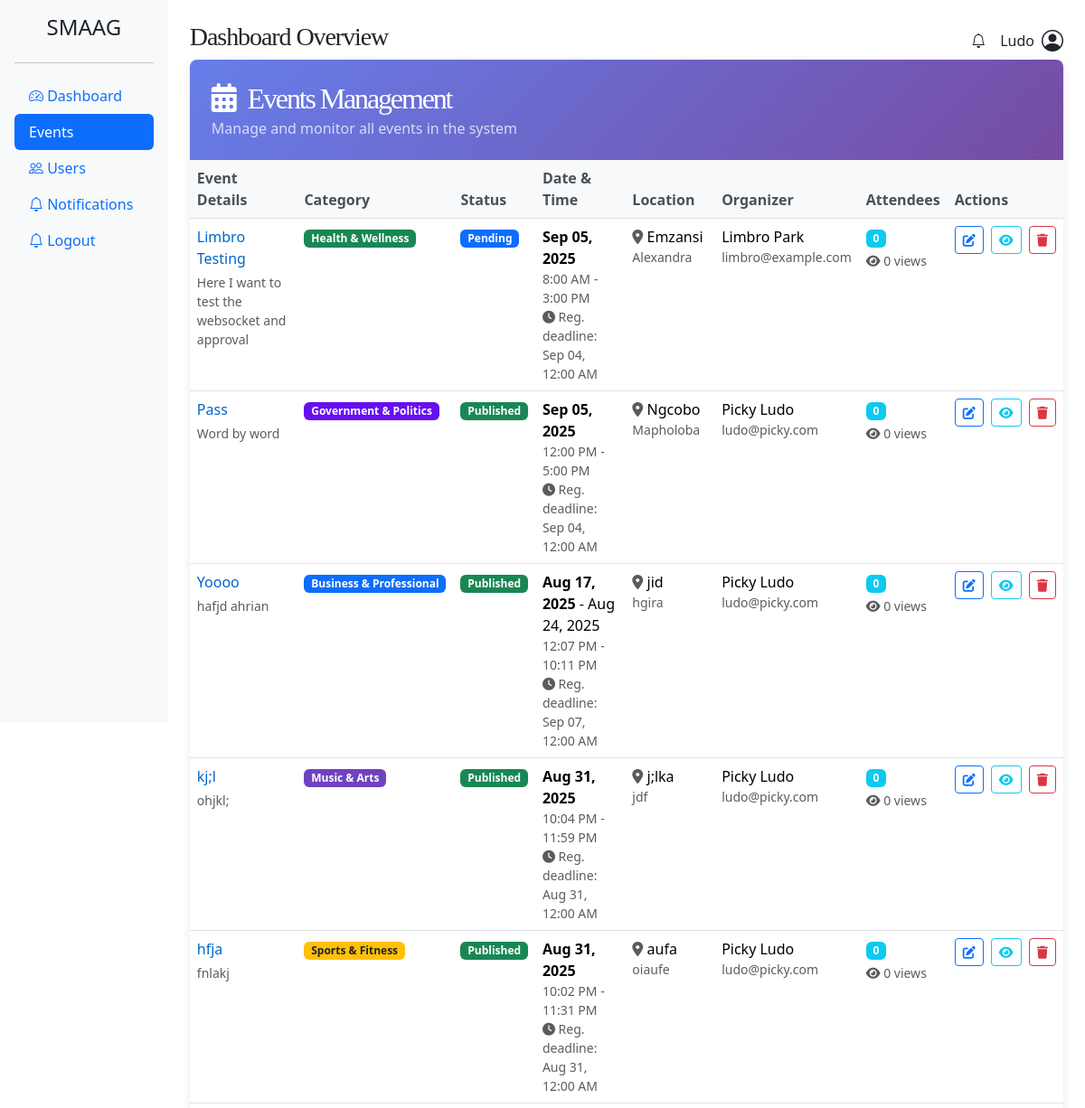
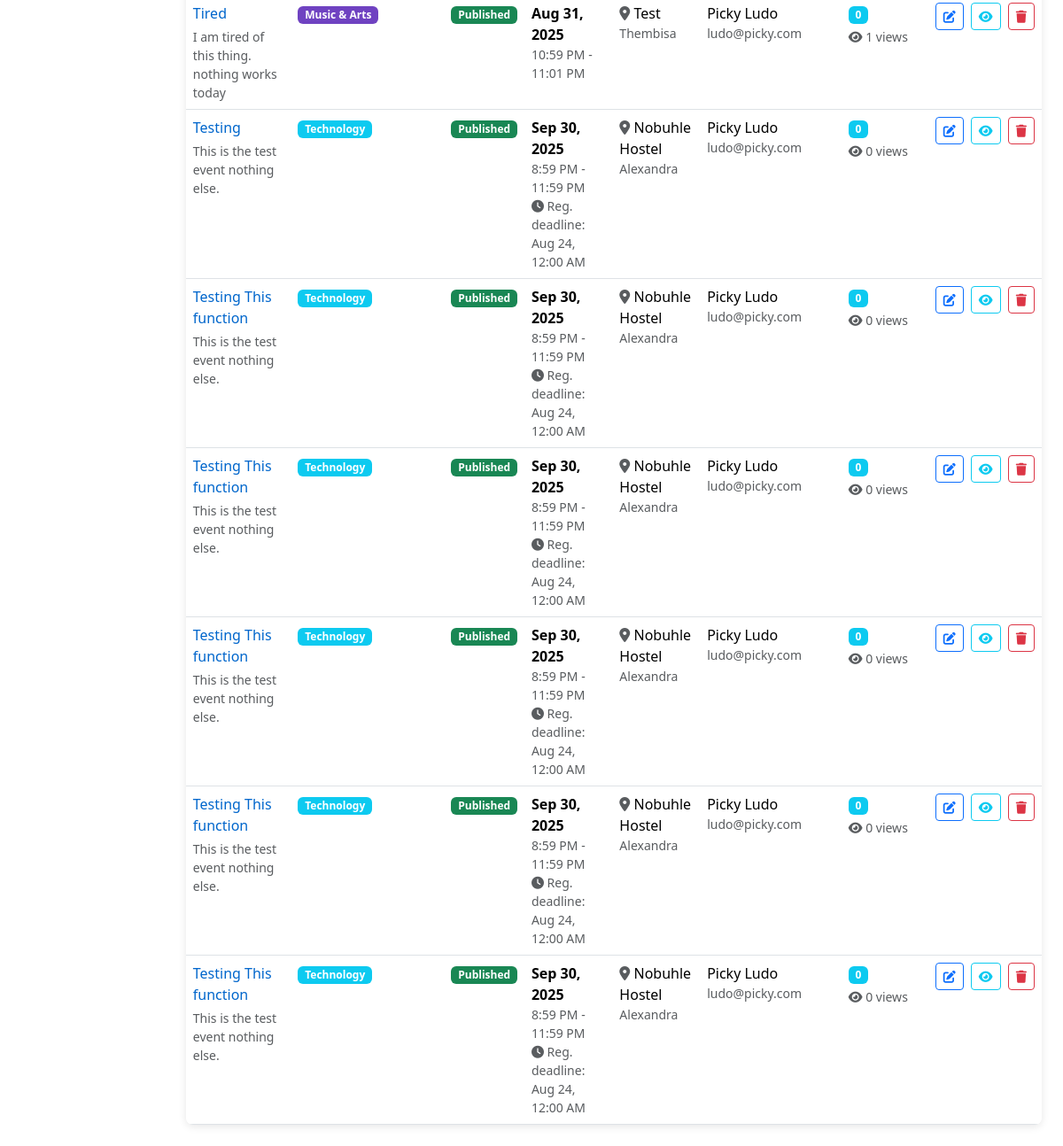
Screenshot of /events/ (signed in) with the database file from the repository (2 pictures, top to bottom).
### event_app/models.py (models this page shows, shortened)
class CustomUser(AbstractUser):
    ROLE_CHOICES = [
        ('admin', 'Admin'),
        ('organizer', 'Organizer'),
        ('attendee', 'Attendee'),
    ]
    contact_number = models.CharField(max_length=15, blank=True, null=True)
    role = models.CharField(max_length=20, choices=ROLE_CHOICES, default='organizer')

class Event(models.Model):
    MUSIC_ARTS = 'music-arts'
    BUSINESS = 'business'
    SPORTS = 'sports'
    TECHNOLOGY = 'technology'
    FOOD_DRINK = 'food-drink'
    HEALTH_WELLNESS = 'health-wellness'
    EDUCATION = 'education'
    COMMUNITY = 'community'
    CHARITY = 'charity'
    GOVERNMENT = 'government'
    TOURISM = 'tourism'
    CATEGORY_CHOICES = [
        (MUSIC_ARTS, 'Music & Arts'),
        (BUSINESS, 'Business & Professional'),
        (SPORTS, 'Sports & Fitness'),
        (TECHNOLOGY, 'Technology'),
        (FOOD_DRINK, 'Food & Drink'),
        (HEALTH_WELLNESS, 'Health & Wellness'),
        (EDUCATION, 'Education & Learning'),
        (COMMUNITY, 'Community & Culture'),
        (CHARITY, 'Charity & Fundraising'),
        (GOVERNMENT, 'Government & Politics'),
        (TOURISM, 'Tourism & Hospitality'),
    ]
    DRAFT = 'draft'
    PUBLISHED = 'published'
    CANCELLED = 'cancelled'
    PENDING = 'pending'
    REJECTED = 'rejected'
    STATUS_CHOICES = [
        (DRAFT, 'Draft'),
        (PUBLISHED, 'Published'),
        (CANCELLED, 'Cancelled'),
        (PENDING, 'Pending'),
    ]
    title = models.CharField(max_length=200)
    description = models.TextField()
    category = models.CharField(max_length=80, choices=CATEGORY_CHOICES)
    status = models.CharField(max_length=20, choices=STATUS_CHOICES, default=DRAFT)
    organizer = models.ForeignKey(User, on_delete=models.CASCADE, related_name='organized_events')
    is_approved = models.BooleanField(default=False)
    attendees = models.ManyToManyField(
        Attendee,
        through='EventRegistration',
        related_name='events',
        blank=True
    )
    start_date = models.DateField()
    end_date = models.DateField()
    start_time = models.TimeField()
    end_time = models.TimeField()
    venue = models.CharField(max_length=200)
    city = models.CharField(max_length=100)
    is_online = models.BooleanField(default=False)
    online_link = models.URLField(blank=True, null=True)
    image = models.ImageField(upload_to='event_images/', blank=True, null=True)
    tags = models.TextField(help_text='Comma-separated tags', blank=True)
    max_attendees = models.PositiveIntegerField(blank=True, null=True)
    registration_deadline = models.DateTimeField(blank=True, null=True)
    views_count = models.PositiveIntegerField(default=0, editable=False)
    created_at = models.DateTimeField(auto_now_add=True)
    updated_at = models.DateTimeField(auto_now=True)
    class Meta:
        ordering = ['-created_at']

### event_app/event_views.py (the view)
# urls.py: path('events/', event_views.events_list_view, name='events'),
@login_required
def events_list_view(request):
    events = Event.objects.exclude(status=Event.DRAFT).order_by('-created_at')
    return render(request, 'admin/events.html', {'events': events})

### templates/admin/events.html (shortened to what this page needs)
{% extends "admin/base.html" %}
{% block content %}
<div class="table-container">
    <div class="table-header">
        <h2 class="mb-0">
            <i class="fas fa-calendar-alt me-2"></i>
            Events Management
        </h2>
        <p class="mb-0 mt-1 opacity-75">Manage and monitor all events in the system</p>
    </div>
    <div class="table-responsive">
        <table class="table table-hover mb-0">
            <thead>
                <tr>
                    <th scope="col">Event Details</th>
                    <th scope="col">Category</th>
                    <th scope="col">Status</th>
                    <th scope="col">Date & Time</th>
                    <th scope="col">Location</th>
                    <th scope="col">Organizer</th>
                    <th scope="col">Attendees</th>
                    <th scope="col">Actions</th>
                </tr>
            </thead>
            <tbody>
                {% for event in events %}
                <tr>
                    <td>
                        <div>
                            <a href="{% url 'preview' event.id %}" class="event-title">
                                {{ event.title }}
                            </a>
                            <div class="text-muted small mt-1">
                                {{ event.description|truncatechars:80 }}
                            </div>
                        </div>
                    </td>
                    <td>
                        {% if event.category == 'music-arts' %}
                            <span class="badge bg-purple" style="background-color: #6f42c1 !important;">Music & Arts</span>
                        {% elif event.category == 'business' %}
                            <span class="badge bg-primary">Business & Professional</span>
                        {% elif event.category == 'sports' %}
                            <span class="badge bg-warning text-dark">Sports & Fitness</span>
                        {% elif event.category == 'technology' %}
                            <span class="badge bg-info">Technology</span>
                        {% elif event.category == 'food-drink' %}
                            <span class="badge bg-orange" style="background-color: #fd7e14 !important;">Food & Drink</span>
                        {% elif event.category == 'health-wellness' %}
                            <span class="badge bg-success">Health & Wellness</span>
                        {% elif event.category == 'education' %}
                            <span class="badge bg-dark">Education & Learning</span>
                        {% elif event.category == 'community' %}
                            <span class="badge bg-secondary">Community & Culture</span>
                        {% elif event.category == 'charity' %}
                            <span class="badge bg-pink" style="background-color: #d63384 !important;">Charity & Fundraising</span>
                        {% elif event.category == 'government' %}
                            <span class="badge bg-indigo" style="background-color: #6610f2 !important;">Government & Politics</span>
                        {% elif event.category == 'tourism' %}
                            <span class="badge bg-teal" style="background-color: #20c997 !important;">Tourism & Hospitality</span>
                        {% endif %}
                    </td>
                    <td>
                        {% if event.status == 'pending' %}
                            <span class="badge bg-primary">Pending</span>
                        {% elif event.status == 'draft' %}
                            <span class="badge bg-secondary">Draft</span>
                        {% elif event.status == 'cancelled' %}
                            <span class="badge bg-danger">Cancelled</span>
                        {% elif event.status == 'rejected' %}
                            <span class="badge badge-rejected">Rejected</span>
                        {% elif event.status == 'published' %}
                            <span class="badge bg-success">Published</span>
                        {% endif %}
                    </td>
                    <td>
                        <div>
                            <strong>{{ event.start_date|date:"M d, Y" }}</strong>
                            {% if event.end_date != event.start_date %}
                                - {{ event.end_date|date:"M d, Y" }}
                            {% endif %}
                        </div>
                        <div class="text-muted small">
                            {{ event.start_time|time:"g:i A" }} - {{ event.end_time|time:"g:i A" }}
                        </div>
                        {% if event.registration_deadline %}
                        <div class="text-muted small">
                            <i class="fas fa-clock"></i> Reg. deadline: {{ event.registration_deadline|date:"M d, g:i A" }}
                        </div>
                        {% endif %}
                    </td>
                    <td>
                        {% if event.is_online %}
                            <span class="badge bg-info mb-1">
                                <i class="fas fa-globe"></i> Online
                            </span>
                            {% if event.online_link %}
                            <div class="small">
                                <a href="{{ event.online_link }}" target="_blank" class="text-decoration-none">
                                    <i class="fas fa-external-link-alt"></i> Join Link
                                </a>
                            </div>
                            {% endif %}
                        {% else %}
                            <div>
                                <i class="fas fa-map-marker-alt text-muted"></i>
                                {{ event.venue }}
                            </div>
                            <div class="text-muted small">{{ event.city }}</div>
                        {% endif %}
                    </td>
                    <td>
                        <div>{{ event.organizer.get_full_name|default:event.organizer.username }}</div>
                        <div class="text-muted small">{{ event.organizer.email }}</div>
                    </td>
                    <td>
                        <div>
                            <span class="badge bg-info">
                                {{ event.attendees.count }}
                            </span>
                        </div>
                        <div class="text-muted small mt-1">
                            <i class="fas fa-eye"></i> {{ event.views_count }} views
                        </div>
                    </td>
                    <td>
                        <div class="action-buttons">
                            <a href="" class="btn btn-sm btn-outline-primary me-1" title="Edit">
                                <i class="fas fa-edit"></i>
                            </a>
                            <a href="" class="btn btn-sm btn-outline-info me-1" title="View">
                                <i class="fas fa-eye"></i>
                            </a>
                            <button type="button" class="btn btn-sm btn-outline-danger"
                                    title="Delete">
                                <i class="fas fa-trash"></i>
                            </button>
                        </div>
                    </td>
                </tr>
                {% endfor %}
            </tbody>
        </table>
    </div>
</div>
{% endblock content %}

### templates/admin/base.html (shortened to what this page needs)
{% load static %}
<!DOCTYPE html>
<html lang="en">
<head>
  <link href="https://cdn.jsdelivr.net/npm/bootstrap@5.3.7/dist/css/bootstrap.min.css" rel="stylesheet">
  <link href="https://cdn.jsdelivr.net/npm/bootstrap-icons/font/bootstrap-icons.css" rel="stylesheet">
  <link href="https://cdnjs.cloudflare.com/ajax/libs/font-awesome/6.4.0/css/all.min.css" rel="stylesheet">
  <link rel="stylesheet" href="{% static 'css/style.css' %}">
</head>
<body>
  <main class="d-flex">
    {% include "partials/sidebar.html" %}
    <div class="flex-grow-1 p-4">
      <div class="d-flex justify-content-between">
        <h3>Dashboard Overview</h3>
        <div class="d-flex align-items-center">
            <i class="bi bi-bell me-3 position-relative" id="notificationBell" data-bs-toggle="dropdown" aria-expanded="false">
            </i>
            <span class="me-2">{{ request.user.username }}</span>
            <i class="bi bi-person-circle fs-4"></i>
        </div>
      </div>
      {% block content %} {% endblock content %}
    </div>
  </main>
</body>
</html>

### templates/admin/events.html (style rules this page uses)
.table-container { background: #fff; border-radius: 8px; box-shadow: 0 2px 10px rgba(0,0,0,0.1); overflow: hidden; }
.table-header { background: linear-gradient(135deg, #667eea 0%, #764ba2 100%); color: white; padding: 1.5rem; margin: 0; }
.event-title { color: #0066cc; text-decoration: none; font-weight: 500; }
.table th { background-color: #f8f9fa; border-top: none; font-weight: 600; color: #495057; }
.action-buttons { white-space: nowrap; }
.btn-sm { padding: 0.25rem 0.5rem; font-size: 0.875rem; }

### rows the page displays
CustomUser: user.username "Ludo"
Event: title "Limbro Testing", description "Here I want to test the websocket and approval", category "Health & Wellness", status "Pending", start_date "Sep 05, 2025", start_time "8:00 AM", end_time "3:00 PM", registration_deadline "Sep 04, 12:00 AM", venue "Emzansi", city "Alexandra", organizer.get_full_name "Limbro Park", organizer.email "limbro@example.com", attendees.count "0", views_count "0"
Event: title "Pass", description "Word by word", category "Government & Politics", status "Published", start_date "Sep 05, 2025", start_time "12:00 PM", end_time "5:00 PM", registration_deadline "Sep 04, 12:00 AM", venue "Ngcobo", city "Mapholoba", organizer.get_full_name "Picky Ludo", organizer.email "ludo@picky.com", attendees.count "0", views_count "0"
Event: title "Yoooo", description "hafjd ahrian", category "Business & Professional", status "Published", start_date "Aug 17, 2025", end_date "Aug 24, 2025", start_time "12:07 PM", end_time "10:11 PM", registration_deadline "Sep 07, 12:00 AM", venue "jid", city "hgira", organizer.get_full_name "Picky Ludo", organizer.email "ludo@picky.com", attendees.count "0", views_count "0"
Event: title "kj;l", description "ohjkl;", category "Music & Arts", status "Published", start_date "Aug 31, 2025", start_time "10:04 PM", end_time "11:59 PM", registration_deadline "Aug 31, 12:00 AM", venue "j;lka", city "jdf", organizer.get_full_name "Picky Ludo", organizer.email "ludo@picky.com", attendees.count "0", views_count "0"
Event: title "hfja", description "fnlakj", category "Sports & Fitness", status "Published", start_date "Aug 31, 2025", start_time "10:02 PM", end_time "11:31 PM", registration_deadline "Aug 31, 12:00 AM", venue "aufa", city "oiaufe", organizer.get_full_name "Picky Ludo", organizer.email "ludo@picky.com", attendees.count "0", views_count "0"
Event: title "Tired", description "I am tired of this thing. nothing works today", category "Music & Arts", status "Published", start_date "Aug 31, 2025", start_time "10:59 PM", end_time "11:01 PM", venue "Test", city "Thembisa", organizer.get_full_name "Picky Ludo", organizer.email "ludo@picky.com", attendees.count "0", views_count "1"
Event: title "Testing", description "This is the test event nothing else.", category "Technology", status "Published", start_date "Sep 30, 2025", start_time "8:59 PM", end_time "11:59 PM", registration_deadline "Aug 24, 12:00 AM", venue "Nobuhle Hostel", city "Alexandra", organizer.get_full_name "Picky Ludo", organizer.email "ludo@picky.com", attendees.count "0", views_count "0"
Event: title "Testing This function", description "This is the test event nothing else.", category "Technology", status "Published", start_date "Sep 30, 2025", start_time "8:59 PM", end_time "11:59 PM", registration_deadline "Aug 24, 12:00 AM", venue "Nobuhle Hostel", city "Alexandra", organizer.get_full_name "Picky Ludo", organizer.email "ludo@picky.com", attendees.count "0", views_count "0"
Event: title "Testing This function", description "This is the test event nothing else.", category "Technology", status "Published", start_date "Sep 30, 2025", start_time "8:59 PM", end_time "11:59 PM", registration_deadline "Aug 24, 12:00 AM", venue "Nobuhle Hostel", city "Alexandra", organizer.get_full_name "Picky Ludo", organizer.email "ludo@picky.com", attendees.count "0", views_count "0"
Event: title "Testing This function", description "This is the test event nothing else.", category "Technology", status "Published", start_date "Sep 30, 2025", start_time "8:59 PM", end_time "11:59 PM", registration_deadline "Aug 24, 12:00 AM", venue "Nobuhle Hostel", city "Alexandra", organizer.get_full_name "Picky Ludo", organizer.email "ludo@picky.com", attendees.count "0", views_count "0"
Event: title "Testing This function", description "This is the test event nothing else.", category "Technology", status "Published", start_date "Sep 30, 2025", start_time "8:59 PM", end_time "11:59 PM", registration_deadline "Aug 24, 12:00 AM", venue "Nobuhle Hostel", city "Alexandra", organizer.get_full_name "Picky Ludo", organizer.email "ludo@picky.com", attendees.count "0", views_count "0"
Event: title "Testing This function", description "This is the test event nothing else.", category "Technology", status "Published", start_date "Sep 30, 2025", start_time "8:59 PM", end_time "11:59 PM", registration_deadline "Aug 24, 12:00 AM", venue "Nobuhle Hostel", city "Alexandra", organizer.get_full_name "Picky Ludo", organizer.email "ludo@picky.com", attendees.count "0", views_count "0"
